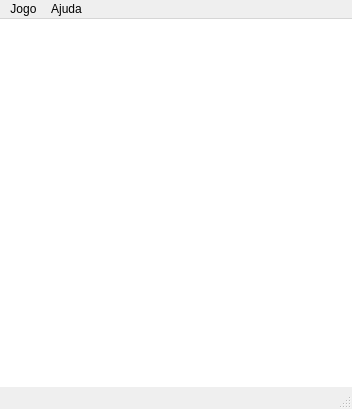
<?xml version="1.0" encoding="UTF-8"?>
<ui version="4.0">
 <class>Timbiriche</class>
 <widget class="QMainWindow" name="Timbiriche">
  <property name="geometry">
   <rect>
    <x>0</x>
    <y>0</y>
    <width>352</width>
    <height>409</height>
   </rect>
  </property>
  <property name="windowTitle">
   <string>Timbiriche</string>
  </property>
  <widget class="QWidget" name="centralWidget">
   <property name="minimumSize">
    <size>
     <width>0</width>
     <height>0</height>
    </size>
   </property>
   <property name="styleSheet">
    <string notr="true">*{background-color: white}</string>
   </property>
   <layout class="QVBoxLayout" name="verticalLayout">
    <property name="spacing">
     <number>0</number>
    </property>
    <property name="leftMargin">
     <number>10</number>
    </property>
    <property name="topMargin">
     <number>10</number>
    </property>
    <property name="rightMargin">
     <number>10</number>
    </property>
    <property name="bottomMargin">
     <number>10</number>
    </property>
    <item>
     <layout class="QHBoxLayout" name="horizontalLayout">
      <property name="spacing">
       <number>0</number>
      </property>
      <item>
       <widget class="QLabel" name="label">
        <property name="minimumSize">
         <size>
          <width>15</width>
          <height>15</height>
         </size>
        </property>
        <property name="maximumSize">
         <size>
          <width>15</width>
          <height>15</height>
         </size>
        </property>
        <property name="pixmap">
         <pixmap resource="Timbiriche.qrc">:/dot</pixmap>
        </property>
        <property name="scaledContents">
         <bool>true</bool>
        </property>
       </widget>
      </item>
      <item>
       <widget class="LineButton" name="line00">
        <property name="minimumSize">
         <size>
          <width>90</width>
          <height>15</height>
         </size>
        </property>
        <property name="maximumSize">
         <size>
          <width>90</width>
          <height>15</height>
         </size>
        </property>
        <property name="text">
         <string/>
        </property>
        <property name="checkable">
         <bool>false</bool>
        </property>
        <property name="autoRepeat">
         <bool>false</bool>
        </property>
        <property name="autoExclusive">
         <bool>false</bool>
        </property>
        <property name="autoDefault">
         <bool>false</bool>
        </property>
        <property name="default">
         <bool>false</bool>
        </property>
        <property name="flat">
         <bool>true</bool>
        </property>
        <property name="mode" stdset="0">
         <number>1</number>
        </property>
       </widget>
      </item>
      <item>
       <widget class="QLabel" name="label_2">
        <property name="minimumSize">
         <size>
          <width>15</width>
          <height>15</height>
         </size>
        </property>
        <property name="maximumSize">
         <size>
          <width>15</width>
          <height>15</height>
         </size>
        </property>
        <property name="pixmap">
         <pixmap resource="Timbiriche.qrc">:/dot</pixmap>
        </property>
        <property name="scaledContents">
         <bool>true</bool>
        </property>
       </widget>
      </item>
      <item>
       <widget class="LineButton" name="line01">
        <property name="minimumSize">
         <size>
          <width>90</width>
          <height>15</height>
         </size>
        </property>
        <property name="maximumSize">
         <size>
          <width>90</width>
          <height>15</height>
         </size>
        </property>
        <property name="text">
         <string/>
        </property>
        <property name="checkable">
         <bool>false</bool>
        </property>
        <property name="autoRepeat">
         <bool>false</bool>
        </property>
        <property name="autoExclusive">
         <bool>false</bool>
        </property>
        <property name="autoDefault">
         <bool>false</bool>
        </property>
        <property name="default">
         <bool>false</bool>
        </property>
        <property name="flat">
         <bool>true</bool>
        </property>
        <property name="mode" stdset="0">
         <number>1</number>
        </property>
       </widget>
      </item>
      <item>
       <widget class="QLabel" name="label_3">
        <property name="minimumSize">
         <size>
          <width>15</width>
          <height>15</height>
         </size>
        </property>
        <property name="maximumSize">
         <size>
          <width>15</width>
          <height>15</height>
         </size>
        </property>
        <property name="pixmap">
         <pixmap resource="Timbiriche.qrc">:/dot</pixmap>
        </property>
        <property name="scaledContents">
         <bool>true</bool>
        </property>
       </widget>
      </item>
      <item>
       <widget class="LineButton" name="line02">
        <property name="minimumSize">
         <size>
          <width>90</width>
          <height>15</height>
         </size>
        </property>
        <property name="maximumSize">
         <size>
          <width>90</width>
          <height>15</height>
         </size>
        </property>
        <property name="text">
         <string/>
        </property>
        <property name="checkable">
         <bool>false</bool>
        </property>
        <property name="autoRepeat">
         <bool>false</bool>
        </property>
        <property name="autoExclusive">
         <bool>false</bool>
        </property>
        <property name="autoDefault">
         <bool>false</bool>
        </property>
        <property name="default">
         <bool>false</bool>
        </property>
        <property name="flat">
         <bool>true</bool>
        </property>
        <property name="mode" stdset="0">
         <number>1</number>
        </property>
       </widget>
      </item>
      <item>
       <widget class="QLabel" name="label_4">
        <property name="minimumSize">
         <size>
          <width>15</width>
          <height>15</height>
         </size>
        </property>
        <property name="maximumSize">
         <size>
          <width>15</width>
          <height>15</height>
         </size>
        </property>
        <property name="pixmap">
         <pixmap resource="Timbiriche.qrc">:/dot</pixmap>
        </property>
        <property name="scaledContents">
         <bool>true</bool>
        </property>
       </widget>
      </item>
     </layout>
    </item>
    <item>
     <layout class="QHBoxLayout" name="horizontalLayout_5">
      <property name="spacing">
       <number>0</number>
      </property>
      <item>
       <widget class="LineButton" name="line10">
        <property name="minimumSize">
         <size>
          <width>15</width>
          <height>90</height>
         </size>
        </property>
        <property name="maximumSize">
         <size>
          <width>15</width>
          <height>90</height>
         </size>
        </property>
        <property name="sizeIncrement">
         <size>
          <width>0</width>
          <height>0</height>
         </size>
        </property>
        <property name="text">
         <string/>
        </property>
        <property name="checkable">
         <bool>false</bool>
        </property>
        <property name="autoRepeat">
         <bool>false</bool>
        </property>
        <property name="autoExclusive">
         <bool>false</bool>
        </property>
        <property name="autoDefault">
         <bool>false</bool>
        </property>
        <property name="default">
         <bool>false</bool>
        </property>
        <property name="flat">
         <bool>true</bool>
        </property>
        <property name="mode" stdset="0">
         <number>2</number>
        </property>
       </widget>
      </item>
      <item>
       <widget class="QLabel" name="box11">
        <property name="minimumSize">
         <size>
          <width>90</width>
          <height>90</height>
         </size>
        </property>
        <property name="maximumSize">
         <size>
          <width>90</width>
          <height>90</height>
         </size>
        </property>
        <property name="font">
         <font>
          <family>Ubuntu Condensed</family>
          <pointsize>13</pointsize>
          <weight>75</weight>
          <bold>true</bold>
         </font>
        </property>
        <property name="scaledContents">
         <bool>false</bool>
        </property>
        <property name="alignment">
         <set>Qt::AlignCenter</set>
        </property>
       </widget>
      </item>
      <item>
       <widget class="LineButton" name="line11">
        <property name="minimumSize">
         <size>
          <width>15</width>
          <height>90</height>
         </size>
        </property>
        <property name="maximumSize">
         <size>
          <width>15</width>
          <height>90</height>
         </size>
        </property>
        <property name="sizeIncrement">
         <size>
          <width>0</width>
          <height>0</height>
         </size>
        </property>
        <property name="text">
         <string/>
        </property>
        <property name="checkable">
         <bool>false</bool>
        </property>
        <property name="autoRepeat">
         <bool>false</bool>
        </property>
        <property name="autoExclusive">
         <bool>false</bool>
        </property>
        <property name="autoDefault">
         <bool>false</bool>
        </property>
        <property name="default">
         <bool>false</bool>
        </property>
        <property name="flat">
         <bool>true</bool>
        </property>
        <property name="mode" stdset="0">
         <number>2</number>
        </property>
       </widget>
      </item>
      <item>
       <widget class="QLabel" name="box12">
        <property name="minimumSize">
         <size>
          <width>90</width>
          <height>90</height>
         </size>
        </property>
        <property name="maximumSize">
         <size>
          <width>90</width>
          <height>90</height>
         </size>
        </property>
        <property name="font">
         <font>
          <family>Ubuntu Condensed</family>
          <pointsize>13</pointsize>
          <weight>75</weight>
          <bold>true</bold>
         </font>
        </property>
        <property name="scaledContents">
         <bool>false</bool>
        </property>
        <property name="alignment">
         <set>Qt::AlignCenter</set>
        </property>
       </widget>
      </item>
      <item>
       <widget class="LineButton" name="line12">
        <property name="minimumSize">
         <size>
          <width>15</width>
          <height>90</height>
         </size>
        </property>
        <property name="maximumSize">
         <size>
          <width>15</width>
          <height>90</height>
         </size>
        </property>
        <property name="sizeIncrement">
         <size>
          <width>0</width>
          <height>0</height>
         </size>
        </property>
        <property name="text">
         <string/>
        </property>
        <property name="checkable">
         <bool>false</bool>
        </property>
        <property name="autoRepeat">
         <bool>false</bool>
        </property>
        <property name="autoExclusive">
         <bool>false</bool>
        </property>
        <property name="autoDefault">
         <bool>false</bool>
        </property>
        <property name="default">
         <bool>false</bool>
        </property>
        <property name="flat">
         <bool>true</bool>
        </property>
        <property name="mode" stdset="0">
         <number>2</number>
        </property>
       </widget>
      </item>
      <item>
       <widget class="QLabel" name="box13">
        <property name="minimumSize">
         <size>
          <width>90</width>
          <height>90</height>
         </size>
        </property>
        <property name="maximumSize">
         <size>
          <width>90</width>
          <height>90</height>
         </size>
        </property>
        <property name="font">
         <font>
          <family>Ubuntu Condensed</family>
          <pointsize>13</pointsize>
          <weight>75</weight>
          <bold>true</bold>
         </font>
        </property>
        <property name="scaledContents">
         <bool>false</bool>
        </property>
        <property name="alignment">
         <set>Qt::AlignCenter</set>
        </property>
       </widget>
      </item>
      <item>
       <widget class="LineButton" name="line13">
        <property name="minimumSize">
         <size>
          <width>15</width>
          <height>90</height>
         </size>
        </property>
        <property name="maximumSize">
         <size>
          <width>15</width>
          <height>90</height>
         </size>
        </property>
        <property name="sizeIncrement">
         <size>
          <width>0</width>
          <height>0</height>
         </size>
        </property>
        <property name="text">
         <string/>
        </property>
        <property name="checkable">
         <bool>false</bool>
        </property>
        <property name="autoRepeat">
         <bool>false</bool>
        </property>
        <property name="autoExclusive">
         <bool>false</bool>
        </property>
        <property name="autoDefault">
         <bool>false</bool>
        </property>
        <property name="default">
         <bool>false</bool>
        </property>
        <property name="flat">
         <bool>true</bool>
        </property>
        <property name="mode" stdset="0">
         <number>2</number>
        </property>
       </widget>
      </item>
     </layout>
    </item>
    <item>
     <layout class="QHBoxLayout" name="horizontalLayout_2">
      <property name="spacing">
       <number>0</number>
      </property>
      <item>
       <widget class="QLabel" name="label_5">
        <property name="minimumSize">
         <size>
          <width>15</width>
          <height>15</height>
         </size>
        </property>
        <property name="maximumSize">
         <size>
          <width>15</width>
          <height>15</height>
         </size>
        </property>
        <property name="pixmap">
         <pixmap resource="Timbiriche.qrc">:/dot</pixmap>
        </property>
        <property name="scaledContents">
         <bool>true</bool>
        </property>
       </widget>
      </item>
      <item>
       <widget class="LineButton" name="line20">
        <property name="minimumSize">
         <size>
          <width>90</width>
          <height>15</height>
         </size>
        </property>
        <property name="maximumSize">
         <size>
          <width>90</width>
          <height>15</height>
         </size>
        </property>
        <property name="text">
         <string/>
        </property>
        <property name="checkable">
         <bool>false</bool>
        </property>
        <property name="autoRepeat">
         <bool>false</bool>
        </property>
        <property name="autoExclusive">
         <bool>false</bool>
        </property>
        <property name="autoDefault">
         <bool>false</bool>
        </property>
        <property name="default">
         <bool>false</bool>
        </property>
        <property name="flat">
         <bool>true</bool>
        </property>
        <property name="mode" stdset="0">
         <number>1</number>
        </property>
       </widget>
      </item>
      <item>
       <widget class="QLabel" name="label_6">
        <property name="minimumSize">
         <size>
          <width>15</width>
          <height>15</height>
         </size>
        </property>
        <property name="maximumSize">
         <size>
          <width>15</width>
          <height>15</height>
         </size>
        </property>
        <property name="pixmap">
         <pixmap resource="Timbiriche.qrc">:/dot</pixmap>
        </property>
        <property name="scaledContents">
         <bool>true</bool>
        </property>
       </widget>
      </item>
      <item>
       <widget class="LineButton" name="line21">
        <property name="enabled">
         <bool>true</bool>
        </property>
        <property name="minimumSize">
         <size>
          <width>90</width>
          <height>15</height>
         </size>
        </property>
        <property name="maximumSize">
         <size>
          <width>90</width>
          <height>15</height>
         </size>
        </property>
        <property name="text">
         <string/>
        </property>
        <property name="checkable">
         <bool>false</bool>
        </property>
        <property name="autoRepeat">
         <bool>false</bool>
        </property>
        <property name="autoExclusive">
         <bool>false</bool>
        </property>
        <property name="autoDefault">
         <bool>false</bool>
        </property>
        <property name="default">
         <bool>false</bool>
        </property>
        <property name="flat">
         <bool>true</bool>
        </property>
        <property name="mode" stdset="0">
         <number>1</number>
        </property>
       </widget>
      </item>
      <item>
       <widget class="QLabel" name="label_7">
        <property name="minimumSize">
         <size>
          <width>15</width>
          <height>15</height>
         </size>
        </property>
        <property name="maximumSize">
         <size>
          <width>15</width>
          <height>15</height>
         </size>
        </property>
        <property name="pixmap">
         <pixmap resource="Timbiriche.qrc">:/dot</pixmap>
        </property>
        <property name="scaledContents">
         <bool>true</bool>
        </property>
       </widget>
      </item>
      <item>
       <widget class="LineButton" name="line22">
        <property name="minimumSize">
         <size>
          <width>90</width>
          <height>15</height>
         </size>
        </property>
        <property name="maximumSize">
         <size>
          <width>90</width>
          <height>15</height>
         </size>
        </property>
        <property name="text">
         <string/>
        </property>
        <property name="checkable">
         <bool>false</bool>
        </property>
        <property name="autoRepeat">
         <bool>false</bool>
        </property>
        <property name="autoExclusive">
         <bool>false</bool>
        </property>
        <property name="autoDefault">
         <bool>false</bool>
        </property>
        <property name="default">
         <bool>false</bool>
        </property>
        <property name="flat">
         <bool>true</bool>
        </property>
        <property name="mode" stdset="0">
         <number>1</number>
        </property>
       </widget>
      </item>
      <item>
       <widget class="QLabel" name="label_8">
        <property name="minimumSize">
         <size>
          <width>15</width>
          <height>15</height>
         </size>
        </property>
        <property name="maximumSize">
         <size>
          <width>15</width>
          <height>15</height>
         </size>
        </property>
        <property name="pixmap">
         <pixmap resource="Timbiriche.qrc">:/dot</pixmap>
        </property>
        <property name="scaledContents">
         <bool>true</bool>
        </property>
       </widget>
      </item>
     </layout>
    </item>
    <item>
     <layout class="QHBoxLayout" name="horizontalLayout_6">
      <property name="spacing">
       <number>0</number>
      </property>
      <item>
       <widget class="LineButton" name="line30">
        <property name="minimumSize">
         <size>
          <width>15</width>
          <height>90</height>
         </size>
        </property>
        <property name="maximumSize">
         <size>
          <width>15</width>
          <height>90</height>
         </size>
        </property>
        <property name="sizeIncrement">
         <size>
          <width>0</width>
          <height>0</height>
         </size>
        </property>
        <property name="text">
         <string/>
        </property>
        <property name="checkable">
         <bool>false</bool>
        </property>
        <property name="autoRepeat">
         <bool>false</bool>
        </property>
        <property name="autoExclusive">
         <bool>false</bool>
        </property>
        <property name="autoDefault">
         <bool>false</bool>
        </property>
        <property name="default">
         <bool>false</bool>
        </property>
        <property name="flat">
         <bool>true</bool>
        </property>
        <property name="mode" stdset="0">
         <number>2</number>
        </property>
       </widget>
      </item>
      <item>
       <widget class="QLabel" name="box31">
        <property name="minimumSize">
         <size>
          <width>90</width>
          <height>90</height>
         </size>
        </property>
        <property name="maximumSize">
         <size>
          <width>90</width>
          <height>90</height>
         </size>
        </property>
        <property name="font">
         <font>
          <family>Ubuntu Condensed</family>
          <pointsize>13</pointsize>
          <weight>75</weight>
          <bold>true</bold>
         </font>
        </property>
        <property name="scaledContents">
         <bool>false</bool>
        </property>
        <property name="alignment">
         <set>Qt::AlignCenter</set>
        </property>
       </widget>
      </item>
      <item>
       <widget class="LineButton" name="line31">
        <property name="enabled">
         <bool>true</bool>
        </property>
        <property name="minimumSize">
         <size>
          <width>15</width>
          <height>90</height>
         </size>
        </property>
        <property name="maximumSize">
         <size>
          <width>15</width>
          <height>90</height>
         </size>
        </property>
        <property name="sizeIncrement">
         <size>
          <width>0</width>
          <height>0</height>
         </size>
        </property>
        <property name="text">
         <string/>
        </property>
        <property name="checkable">
         <bool>false</bool>
        </property>
        <property name="autoRepeat">
         <bool>false</bool>
        </property>
        <property name="autoExclusive">
         <bool>false</bool>
        </property>
        <property name="autoDefault">
         <bool>false</bool>
        </property>
        <property name="default">
         <bool>false</bool>
        </property>
        <property name="flat">
         <bool>true</bool>
        </property>
        <property name="mode" stdset="0">
         <number>2</number>
        </property>
       </widget>
      </item>
      <item>
       <widget class="QLabel" name="box32">
        <property name="minimumSize">
         <size>
          <width>90</width>
          <height>90</height>
         </size>
        </property>
        <property name="maximumSize">
         <size>
          <width>90</width>
          <height>90</height>
         </size>
        </property>
        <property name="font">
         <font>
          <family>Ubuntu Condensed</family>
          <pointsize>13</pointsize>
          <weight>75</weight>
          <bold>true</bold>
         </font>
        </property>
        <property name="scaledContents">
         <bool>false</bool>
        </property>
        <property name="alignment">
         <set>Qt::AlignCenter</set>
        </property>
       </widget>
      </item>
      <item>
       <widget class="LineButton" name="line32">
        <property name="minimumSize">
         <size>
          <width>15</width>
          <height>90</height>
         </size>
        </property>
        <property name="maximumSize">
         <size>
          <width>15</width>
          <height>90</height>
         </size>
        </property>
        <property name="sizeIncrement">
         <size>
          <width>0</width>
          <height>0</height>
         </size>
        </property>
        <property name="text">
         <string/>
        </property>
        <property name="checkable">
         <bool>false</bool>
        </property>
        <property name="autoRepeat">
         <bool>false</bool>
        </property>
        <property name="autoExclusive">
         <bool>false</bool>
        </property>
        <property name="autoDefault">
         <bool>false</bool>
        </property>
        <property name="default">
         <bool>false</bool>
        </property>
        <property name="flat">
         <bool>true</bool>
        </property>
        <property name="mode" stdset="0">
         <number>2</number>
        </property>
       </widget>
      </item>
      <item>
       <widget class="QLabel" name="box33">
        <property name="minimumSize">
         <size>
          <width>90</width>
          <height>90</height>
         </size>
        </property>
        <property name="maximumSize">
         <size>
          <width>90</width>
          <height>90</height>
         </size>
        </property>
        <property name="font">
         <font>
          <family>Ubuntu Condensed</family>
          <pointsize>13</pointsize>
          <weight>75</weight>
          <bold>true</bold>
         </font>
        </property>
        <property name="scaledContents">
         <bool>false</bool>
        </property>
        <property name="alignment">
         <set>Qt::AlignCenter</set>
        </property>
       </widget>
      </item>
      <item>
       <widget class="LineButton" name="line33">
        <property name="minimumSize">
         <size>
          <width>15</width>
          <height>90</height>
         </size>
        </property>
        <property name="maximumSize">
         <size>
          <width>15</width>
          <height>90</height>
         </size>
        </property>
        <property name="sizeIncrement">
         <size>
          <width>0</width>
          <height>0</height>
         </size>
        </property>
        <property name="text">
         <string/>
        </property>
        <property name="checkable">
         <bool>false</bool>
        </property>
        <property name="autoRepeat">
         <bool>false</bool>
        </property>
        <property name="autoExclusive">
         <bool>false</bool>
        </property>
        <property name="autoDefault">
         <bool>false</bool>
        </property>
        <property name="default">
         <bool>false</bool>
        </property>
        <property name="flat">
         <bool>true</bool>
        </property>
        <property name="mode" stdset="0">
         <number>2</number>
        </property>
       </widget>
      </item>
     </layout>
    </item>
    <item>
     <layout class="QHBoxLayout" name="horizontalLayout_3">
      <property name="spacing">
       <number>0</number>
      </property>
      <item>
       <widget class="QLabel" name="label_9">
        <property name="minimumSize">
         <size>
          <width>15</width>
          <height>15</height>
         </size>
        </property>
        <property name="maximumSize">
         <size>
          <width>15</width>
          <height>15</height>
         </size>
        </property>
        <property name="pixmap">
         <pixmap resource="Timbiriche.qrc">:/dot</pixmap>
        </property>
        <property name="scaledContents">
         <bool>true</bool>
        </property>
       </widget>
      </item>
      <item>
       <widget class="LineButton" name="line40">
        <property name="minimumSize">
         <size>
          <width>90</width>
          <height>15</height>
         </size>
        </property>
        <property name="maximumSize">
         <size>
          <width>90</width>
          <height>15</height>
         </size>
        </property>
        <property name="text">
         <string/>
        </property>
        <property name="checkable">
         <bool>false</bool>
        </property>
        <property name="autoRepeat">
         <bool>false</bool>
        </property>
        <property name="autoExclusive">
         <bool>false</bool>
        </property>
        <property name="autoDefault">
         <bool>false</bool>
        </property>
        <property name="default">
         <bool>false</bool>
        </property>
        <property name="flat">
         <bool>true</bool>
        </property>
        <property name="mode" stdset="0">
         <number>1</number>
        </property>
       </widget>
      </item>
      <item>
       <widget class="QLabel" name="label_10">
        <property name="minimumSize">
         <size>
          <width>15</width>
          <height>15</height>
         </size>
        </property>
        <property name="maximumSize">
         <size>
          <width>15</width>
          <height>15</height>
         </size>
        </property>
        <property name="pixmap">
         <pixmap resource="Timbiriche.qrc">:/dot</pixmap>
        </property>
        <property name="scaledContents">
         <bool>true</bool>
        </property>
       </widget>
      </item>
      <item>
       <widget class="LineButton" name="line41">
        <property name="minimumSize">
         <size>
          <width>90</width>
          <height>15</height>
         </size>
        </property>
        <property name="maximumSize">
         <size>
          <width>90</width>
          <height>15</height>
         </size>
        </property>
        <property name="text">
         <string/>
        </property>
        <property name="checkable">
         <bool>false</bool>
        </property>
        <property name="autoRepeat">
         <bool>false</bool>
        </property>
        <property name="autoExclusive">
         <bool>false</bool>
        </property>
        <property name="autoDefault">
         <bool>false</bool>
        </property>
        <property name="default">
         <bool>false</bool>
        </property>
        <property name="flat">
         <bool>true</bool>
        </property>
        <property name="mode" stdset="0">
         <number>1</number>
        </property>
       </widget>
      </item>
      <item>
       <widget class="QLabel" name="label_11">
        <property name="minimumSize">
         <size>
          <width>15</width>
          <height>15</height>
         </size>
        </property>
        <property name="maximumSize">
         <size>
          <width>15</width>
          <height>15</height>
         </size>
        </property>
        <property name="pixmap">
         <pixmap resource="Timbiriche.qrc">:/dot</pixmap>
        </property>
        <property name="scaledContents">
         <bool>true</bool>
        </property>
       </widget>
      </item>
      <item>
       <widget class="LineButton" name="line42">
        <property name="minimumSize">
         <size>
          <width>90</width>
          <height>15</height>
         </size>
        </property>
        <property name="maximumSize">
         <size>
          <width>90</width>
          <height>15</height>
         </size>
        </property>
        <property name="text">
         <string/>
        </property>
        <property name="checkable">
         <bool>false</bool>
        </property>
        <property name="autoRepeat">
         <bool>false</bool>
        </property>
        <property name="autoExclusive">
         <bool>false</bool>
        </property>
        <property name="autoDefault">
         <bool>false</bool>
        </property>
        <property name="default">
         <bool>false</bool>
        </property>
        <property name="flat">
         <bool>true</bool>
        </property>
        <property name="mode" stdset="0">
         <number>1</number>
        </property>
       </widget>
      </item>
      <item>
       <widget class="QLabel" name="label_12">
        <property name="minimumSize">
         <size>
          <width>15</width>
          <height>15</height>
         </size>
        </property>
        <property name="maximumSize">
         <size>
          <width>15</width>
          <height>15</height>
         </size>
        </property>
        <property name="pixmap">
         <pixmap resource="Timbiriche.qrc">:/dot</pixmap>
        </property>
        <property name="scaledContents">
         <bool>true</bool>
        </property>
       </widget>
      </item>
     </layout>
    </item>
    <item>
     <layout class="QHBoxLayout" name="horizontalLayout_7">
      <property name="spacing">
       <number>0</number>
      </property>
      <item>
       <widget class="LineButton" name="line50">
        <property name="minimumSize">
         <size>
          <width>15</width>
          <height>90</height>
         </size>
        </property>
        <property name="maximumSize">
         <size>
          <width>15</width>
          <height>90</height>
         </size>
        </property>
        <property name="sizeIncrement">
         <size>
          <width>0</width>
          <height>0</height>
         </size>
        </property>
        <property name="text">
         <string/>
        </property>
        <property name="checkable">
         <bool>false</bool>
        </property>
        <property name="autoRepeat">
         <bool>false</bool>
        </property>
        <property name="autoExclusive">
         <bool>false</bool>
        </property>
        <property name="autoDefault">
         <bool>false</bool>
        </property>
        <property name="default">
         <bool>false</bool>
        </property>
        <property name="flat">
         <bool>true</bool>
        </property>
        <property name="mode" stdset="0">
         <number>2</number>
        </property>
       </widget>
      </item>
      <item>
       <widget class="QLabel" name="box51">
        <property name="minimumSize">
         <size>
          <width>90</width>
          <height>90</height>
         </size>
        </property>
        <property name="maximumSize">
         <size>
          <width>90</width>
          <height>90</height>
         </size>
        </property>
        <property name="font">
         <font>
          <family>Ubuntu Condensed</family>
          <pointsize>13</pointsize>
          <weight>75</weight>
          <bold>true</bold>
         </font>
        </property>
        <property name="scaledContents">
         <bool>false</bool>
        </property>
        <property name="alignment">
         <set>Qt::AlignCenter</set>
        </property>
       </widget>
      </item>
      <item>
       <widget class="LineButton" name="line51">
        <property name="minimumSize">
         <size>
          <width>15</width>
          <height>90</height>
         </size>
        </property>
        <property name="maximumSize">
         <size>
          <width>15</width>
          <height>90</height>
         </size>
        </property>
        <property name="sizeIncrement">
         <size>
          <width>0</width>
          <height>0</height>
         </size>
        </property>
        <property name="text">
         <string/>
        </property>
        <property name="checkable">
         <bool>false</bool>
        </property>
        <property name="autoRepeat">
         <bool>false</bool>
        </property>
        <property name="autoExclusive">
         <bool>false</bool>
        </property>
        <property name="autoDefault">
         <bool>false</bool>
        </property>
        <property name="default">
         <bool>false</bool>
        </property>
        <property name="flat">
         <bool>true</bool>
        </property>
        <property name="mode" stdset="0">
         <number>2</number>
        </property>
       </widget>
      </item>
      <item>
       <widget class="QLabel" name="box52">
        <property name="minimumSize">
         <size>
          <width>90</width>
          <height>90</height>
         </size>
        </property>
        <property name="maximumSize">
         <size>
          <width>90</width>
          <height>90</height>
         </size>
        </property>
        <property name="font">
         <font>
          <family>Ubuntu Condensed</family>
          <pointsize>13</pointsize>
          <weight>75</weight>
          <bold>true</bold>
         </font>
        </property>
        <property name="scaledContents">
         <bool>false</bool>
        </property>
        <property name="alignment">
         <set>Qt::AlignCenter</set>
        </property>
       </widget>
      </item>
      <item>
       <widget class="LineButton" name="line52">
        <property name="minimumSize">
         <size>
          <width>15</width>
          <height>90</height>
         </size>
        </property>
        <property name="maximumSize">
         <size>
          <width>15</width>
          <height>90</height>
         </size>
        </property>
        <property name="sizeIncrement">
         <size>
          <width>0</width>
          <height>0</height>
         </size>
        </property>
        <property name="text">
         <string/>
        </property>
        <property name="checkable">
         <bool>false</bool>
        </property>
        <property name="autoRepeat">
         <bool>false</bool>
        </property>
        <property name="autoExclusive">
         <bool>false</bool>
        </property>
        <property name="autoDefault">
         <bool>false</bool>
        </property>
        <property name="default">
         <bool>false</bool>
        </property>
        <property name="flat">
         <bool>true</bool>
        </property>
        <property name="mode" stdset="0">
         <number>2</number>
        </property>
       </widget>
      </item>
      <item>
       <widget class="QLabel" name="box53">
        <property name="minimumSize">
         <size>
          <width>90</width>
          <height>90</height>
         </size>
        </property>
        <property name="maximumSize">
         <size>
          <width>90</width>
          <height>90</height>
         </size>
        </property>
        <property name="font">
         <font>
          <family>Ubuntu Condensed</family>
          <pointsize>13</pointsize>
          <weight>75</weight>
          <bold>true</bold>
         </font>
        </property>
        <property name="scaledContents">
         <bool>false</bool>
        </property>
        <property name="alignment">
         <set>Qt::AlignCenter</set>
        </property>
       </widget>
      </item>
      <item>
       <widget class="LineButton" name="line53">
        <property name="minimumSize">
         <size>
          <width>15</width>
          <height>90</height>
         </size>
        </property>
        <property name="maximumSize">
         <size>
          <width>15</width>
          <height>90</height>
         </size>
        </property>
        <property name="sizeIncrement">
         <size>
          <width>0</width>
          <height>0</height>
         </size>
        </property>
        <property name="text">
         <string/>
        </property>
        <property name="checkable">
         <bool>false</bool>
        </property>
        <property name="autoRepeat">
         <bool>false</bool>
        </property>
        <property name="autoExclusive">
         <bool>false</bool>
        </property>
        <property name="autoDefault">
         <bool>false</bool>
        </property>
        <property name="default">
         <bool>false</bool>
        </property>
        <property name="flat">
         <bool>true</bool>
        </property>
        <property name="mode" stdset="0">
         <number>2</number>
        </property>
       </widget>
      </item>
     </layout>
    </item>
    <item>
     <layout class="QHBoxLayout" name="horizontalLayout_4">
      <property name="spacing">
       <number>0</number>
      </property>
      <item>
       <widget class="QLabel" name="label_13">
        <property name="minimumSize">
         <size>
          <width>15</width>
          <height>15</height>
         </size>
        </property>
        <property name="maximumSize">
         <size>
          <width>15</width>
          <height>15</height>
         </size>
        </property>
        <property name="pixmap">
         <pixmap resource="Timbiriche.qrc">:/dot</pixmap>
        </property>
        <property name="scaledContents">
         <bool>true</bool>
        </property>
       </widget>
      </item>
      <item>
       <widget class="LineButton" name="line60">
        <property name="minimumSize">
         <size>
          <width>90</width>
          <height>15</height>
         </size>
        </property>
        <property name="maximumSize">
         <size>
          <width>90</width>
          <height>15</height>
         </size>
        </property>
        <property name="text">
         <string/>
        </property>
        <property name="checkable">
         <bool>false</bool>
        </property>
        <property name="autoRepeat">
         <bool>false</bool>
        </property>
        <property name="autoExclusive">
         <bool>false</bool>
        </property>
        <property name="autoDefault">
         <bool>false</bool>
        </property>
        <property name="default">
         <bool>false</bool>
        </property>
        <property name="flat">
         <bool>true</bool>
        </property>
        <property name="mode" stdset="0">
         <number>1</number>
        </property>
       </widget>
      </item>
      <item>
       <widget class="QLabel" name="label_14">
        <property name="minimumSize">
         <size>
          <width>15</width>
          <height>15</height>
         </size>
        </property>
        <property name="maximumSize">
         <size>
          <width>15</width>
          <height>15</height>
         </size>
        </property>
        <property name="pixmap">
         <pixmap resource="Timbiriche.qrc">:/dot</pixmap>
        </property>
        <property name="scaledContents">
         <bool>true</bool>
        </property>
       </widget>
      </item>
      <item>
       <widget class="LineButton" name="line61">
        <property name="minimumSize">
         <size>
          <width>90</width>
          <height>15</height>
         </size>
        </property>
        <property name="maximumSize">
         <size>
          <width>90</width>
          <height>15</height>
         </size>
        </property>
        <property name="text">
         <string/>
        </property>
        <property name="checkable">
         <bool>false</bool>
        </property>
        <property name="autoRepeat">
         <bool>false</bool>
        </property>
        <property name="autoExclusive">
         <bool>false</bool>
        </property>
        <property name="autoDefault">
         <bool>false</bool>
        </property>
        <property name="default">
         <bool>false</bool>
        </property>
        <property name="flat">
         <bool>true</bool>
        </property>
        <property name="mode" stdset="0">
         <number>1</number>
        </property>
       </widget>
      </item>
      <item>
       <widget class="QLabel" name="label_15">
        <property name="minimumSize">
         <size>
          <width>15</width>
          <height>15</height>
         </size>
        </property>
        <property name="maximumSize">
         <size>
          <width>15</width>
          <height>15</height>
         </size>
        </property>
        <property name="pixmap">
         <pixmap resource="Timbiriche.qrc">:/dot</pixmap>
        </property>
        <property name="scaledContents">
         <bool>true</bool>
        </property>
       </widget>
      </item>
      <item>
       <widget class="LineButton" name="line62">
        <property name="minimumSize">
         <size>
          <width>90</width>
          <height>15</height>
         </size>
        </property>
        <property name="maximumSize">
         <size>
          <width>90</width>
          <height>15</height>
         </size>
        </property>
        <property name="text">
         <string/>
        </property>
        <property name="checkable">
         <bool>false</bool>
        </property>
        <property name="autoRepeat">
         <bool>false</bool>
        </property>
        <property name="autoExclusive">
         <bool>false</bool>
        </property>
        <property name="autoDefault">
         <bool>false</bool>
        </property>
        <property name="default">
         <bool>false</bool>
        </property>
        <property name="flat">
         <bool>true</bool>
        </property>
        <property name="mode" stdset="0">
         <number>1</number>
        </property>
       </widget>
      </item>
      <item>
       <widget class="QLabel" name="label_16">
        <property name="minimumSize">
         <size>
          <width>15</width>
          <height>15</height>
         </size>
        </property>
        <property name="maximumSize">
         <size>
          <width>15</width>
          <height>15</height>
         </size>
        </property>
        <property name="pixmap">
         <pixmap resource="Timbiriche.qrc">:/dot</pixmap>
        </property>
        <property name="scaledContents">
         <bool>true</bool>
        </property>
       </widget>
      </item>
     </layout>
    </item>
   </layout>
  </widget>
  <widget class="QMenuBar" name="menuBar">
   <property name="geometry">
    <rect>
     <x>0</x>
     <y>0</y>
     <width>352</width>
     <height>23</height>
    </rect>
   </property>
   <widget class="QMenu" name="menuJogo">
    <property name="title">
     <string>Jogo</string>
    </property>
    <addaction name="actionNovo"/>
    <addaction name="actionSaida"/>
   </widget>
   <widget class="QMenu" name="menuAjuda">
    <property name="title">
     <string>Ajuda</string>
    </property>
    <addaction name="actionSobre"/>
   </widget>
   <addaction name="menuJogo"/>
   <addaction name="menuAjuda"/>
  </widget>
  <widget class="QStatusBar" name="statusBar"/>
  <action name="actionNovo">
   <property name="text">
    <string>Novo</string>
   </property>
  </action>
  <action name="actionSaida">
   <property name="text">
    <string>Sair</string>
   </property>
  </action>
  <action name="actionSobre">
   <property name="text">
    <string>Sobre</string>
   </property>
  </action>
 </widget>
 <layoutdefault spacing="6" margin="11"/>
 <customwidgets>
  <customwidget>
   <class>LineButton</class>
   <extends>QPushButton</extends>
   <header location="global">LineButton.h</header>
  </customwidget>
 </customwidgets>
 <resources>
  <include location="Timbiriche.qrc"/>
 </resources>
 <connections/>
</ui>
